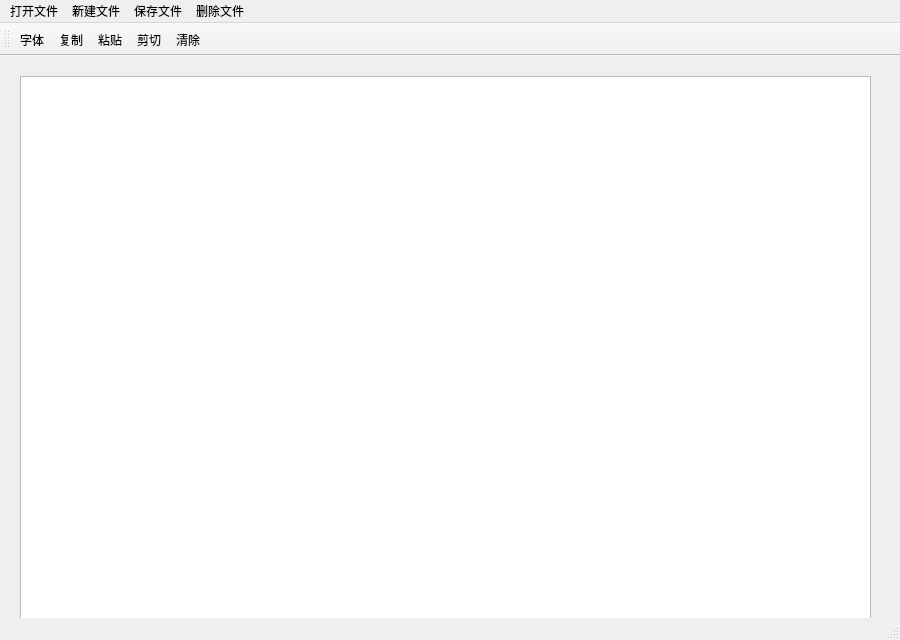
<?xml version="1.0" encoding="UTF-8"?>
<ui version="4.0">
 <class>windowFile</class>
 <widget class="QMainWindow" name="windowFile">
  <property name="geometry">
   <rect>
    <x>0</x>
    <y>0</y>
    <width>900</width>
    <height>640</height>
   </rect>
  </property>
  <property name="windowTitle">
   <string>MainWindow</string>
  </property>
  <widget class="QWidget" name="centralwidget">
   <widget class="QPlainTextEdit" name="plainTextEdit">
    <property name="geometry">
     <rect>
      <x>20</x>
      <y>20</y>
      <width>851</width>
      <height>561</height>
     </rect>
    </property>
    <property name="font">
     <font>
      <family>Arial</family>
      <pointsize>14</pointsize>
     </font>
    </property>
    <property name="tabStopWidth">
     <number>80</number>
    </property>
   </widget>
  </widget>
  <widget class="QMenuBar" name="menubar">
   <property name="geometry">
    <rect>
     <x>0</x>
     <y>0</y>
     <width>900</width>
     <height>26</height>
    </rect>
   </property>
   <widget class="QMenu" name="menu">
    <property name="title">
     <string>打开文件</string>
    </property>
    <addaction name="actOpenFile"/>
   </widget>
   <widget class="QMenu" name="menu_2">
    <property name="title">
     <string>新建文件</string>
    </property>
    <addaction name="actNewFile"/>
    <addaction name="actCreateFile"/>
    <addaction name="actCreareStandard"/>
   </widget>
   <widget class="QMenu" name="menu_3">
    <property name="title">
     <string>保存文件</string>
    </property>
    <addaction name="actSaveLast"/>
    <addaction name="actSave"/>
   </widget>
   <widget class="QMenu" name="menu_4">
    <property name="title">
     <string>删除文件</string>
    </property>
    <addaction name="actDeleteFile"/>
   </widget>
   <addaction name="menu"/>
   <addaction name="menu_2"/>
   <addaction name="menu_3"/>
   <addaction name="menu_4"/>
  </widget>
  <widget class="QStatusBar" name="statusbar"/>
  <widget class="QToolBar" name="toolBar">
   <property name="windowTitle">
    <string>toolBar</string>
   </property>
   <attribute name="toolBarArea">
    <enum>TopToolBarArea</enum>
   </attribute>
   <attribute name="toolBarBreak">
    <bool>false</bool>
   </attribute>
   <addaction name="actFont"/>
   <addaction name="actCopy"/>
   <addaction name="actPaste"/>
   <addaction name="actCut"/>
   <addaction name="actClear"/>
  </widget>
  <action name="actOpenFile">
   <property name="text">
    <string>打开所选文件</string>
   </property>
   <property name="toolTip">
    <string>打开所选文件</string>
   </property>
  </action>
  <action name="actCreateFile">
   <property name="text">
    <string>随机初始化文件</string>
   </property>
   <property name="toolTip">
    <string>随机初始化文件</string>
   </property>
  </action>
  <action name="actCreareStandard">
   <property name="text">
    <string>形成接近满字典树文件</string>
   </property>
   <property name="toolTip">
    <string>形成接近满字典树文件</string>
   </property>
  </action>
  <action name="actNewFile">
   <property name="text">
    <string>新建空白文件</string>
   </property>
   <property name="toolTip">
    <string>新建空白文件</string>
   </property>
  </action>
  <action name="actSave">
   <property name="text">
    <string>选择位置保存文件</string>
   </property>
   <property name="toolTip">
    <string>保存文件</string>
   </property>
  </action>
  <action name="actCut">
   <property name="text">
    <string>剪切</string>
   </property>
   <property name="toolTip">
    <string>剪切</string>
   </property>
  </action>
  <action name="actPaste">
   <property name="text">
    <string>粘贴</string>
   </property>
   <property name="toolTip">
    <string>粘贴</string>
   </property>
  </action>
  <action name="actCopy">
   <property name="text">
    <string>复制</string>
   </property>
   <property name="toolTip">
    <string>复制</string>
   </property>
  </action>
  <action name="actClear">
   <property name="text">
    <string>清除</string>
   </property>
  </action>
  <action name="actFont">
   <property name="text">
    <string>字体</string>
   </property>
   <property name="toolTip">
    <string>字体</string>
   </property>
  </action>
  <action name="actSaveLast">
   <property name="text">
    <string>原位置保存文件</string>
   </property>
   <property name="toolTip">
    <string>原位置保存文件</string>
   </property>
  </action>
  <action name="actDeleteFile">
   <property name="text">
    <string>删除文件</string>
   </property>
   <property name="toolTip">
    <string>删除文件</string>
   </property>
  </action>
 </widget>
 <resources/>
 <connections>
  <connection>
   <sender>actCut</sender>
   <signal>triggered()</signal>
   <receiver>plainTextEdit</receiver>
   <slot>cut()</slot>
   <hints>
    <hint type="sourcelabel">
     <x>-1</x>
     <y>-1</y>
    </hint>
    <hint type="destinationlabel">
     <x>445</x>
     <y>351</y>
    </hint>
   </hints>
  </connection>
  <connection>
   <sender>actPaste</sender>
   <signal>triggered()</signal>
   <receiver>plainTextEdit</receiver>
   <slot>paste()</slot>
   <hints>
    <hint type="sourcelabel">
     <x>-1</x>
     <y>-1</y>
    </hint>
    <hint type="destinationlabel">
     <x>445</x>
     <y>351</y>
    </hint>
   </hints>
  </connection>
  <connection>
   <sender>actCopy</sender>
   <signal>triggered()</signal>
   <receiver>plainTextEdit</receiver>
   <slot>copy()</slot>
   <hints>
    <hint type="sourcelabel">
     <x>-1</x>
     <y>-1</y>
    </hint>
    <hint type="destinationlabel">
     <x>445</x>
     <y>351</y>
    </hint>
   </hints>
  </connection>
  <connection>
   <sender>actClear</sender>
   <signal>triggered()</signal>
   <receiver>plainTextEdit</receiver>
   <slot>clear()</slot>
   <hints>
    <hint type="sourcelabel">
     <x>-1</x>
     <y>-1</y>
    </hint>
    <hint type="destinationlabel">
     <x>445</x>
     <y>351</y>
    </hint>
   </hints>
  </connection>
 </connections>
</ui>
